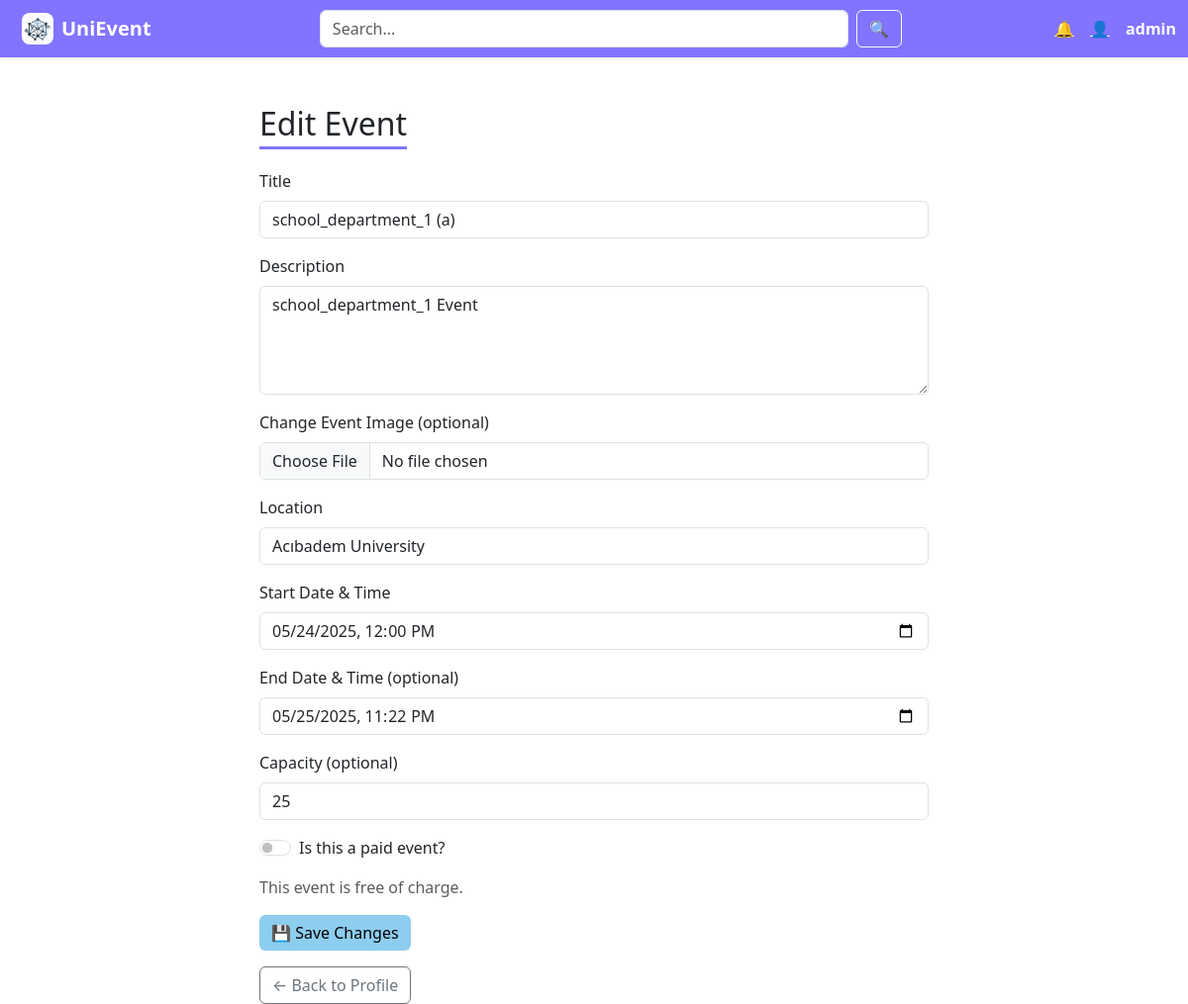
/events/34/edit/ (signed in), run on the app's committed database.
### unievent_event_app/models.py (models this page shows, shortened)
class Event(models.Model):
    title = models.CharField(max_length=200)
    description = models.TextField()
    location = models.CharField(max_length=200)
    start_datetime = models.DateTimeField()
    end_datetime = models.DateTimeField(blank=True, null=True)
    capacity = models.PositiveIntegerField(blank=True, null=True)
    image = models.ImageField(upload_to='event_images/', blank=True, null=True)
    is_paid = models.BooleanField(default=False)
    price = models.DecimalField(max_digits=8, decimal_places=2, blank=True, null=True)
    created_by = models.ForeignKey(User, on_delete=models.CASCADE)

### unievent_event_app/views.py (the view, shortened to what this page needs)
# urls.py: path('events/<int:event_id>/edit/', views.update_event, name='edit_event'),
@login_required
def update_event(request, event_id):
    event = get_object_or_404(Event, id=event_id)
    return render(request, 'edit_event.html', {'event': event})

### unievent_event_app/templates/edit_event.html (shortened to what this page needs)
{% load static %}
<!DOCTYPE html>
<html lang="en">
<head>
  <link href="https://cdn.jsdelivr.net/npm/bootstrap@5.3.0/dist/css/bootstrap.min.css" rel="stylesheet">
</head>
<body>
<nav class="navbar navbar-expand-lg navbar-custom shadow-sm">
  <div class="container-fluid">
    <a class="navbar-brand fw-bold d-flex align-items-center" href="/">
      <img src="{% static 'images/unievent_logo.jpg' %}" alt="Logo" width="32" height="32" class="me-2">
      UniEvent
    </a>
    <form method="get" action="{% url 'search' %}" class="d-flex mx-auto w-50">
      <input name="q" class="form-control me-2" type="search" placeholder="Search..." required>
      <button class="btn btn-outline-light" type="submit">🔍</button>
    </form>
    <div class="d-flex align-items-center">
      <a href="#" class="me-3 text-white">🔔</a>
      {% if user.is_authenticated %}
        <a href="/profile/" class="me-3 text-white">👤</a>
        <span class="text-white fw-bold">{{ user.username }}</span>
      {% else %}
        <a href="/accounts/login/" class="me-3 text-white">👤</a>
        <a class="btn btn-outline-light" href="/accounts/login/">Log in</a>
      {% endif %}
    </div>
  </div>
</nav>
<div class="container mt-5" style="max-width: 700px;">
  <h2 class="purple-underline">Edit Event</h2>
  <form method="post" enctype="multipart/form-data">
    <div class="mb-3">
      <label class="form-label">Title</label>
      <input type="text" name="title" class="form-control" value="{{ event.title }}" maxlength="100" required>
    </div>
    <div class="mb-3">
      <label class="form-label">Description</label>
      <textarea name="description" class="form-control" rows="4" required>{{ event.description }}</textarea>
    </div>
    <div class="mb-3">
      <label class="form-label">Change Event Image (optional)</label>
      <input type="file" name="image" class="form-control">
    </div>
    <div class="mb-3">
      <label class="form-label">Location</label>
      <input type="text" name="location" class="form-control" value="{{ event.location }}" required>
    </div>
    <div class="mb-3">
      <label class="form-label">Start Date & Time</label>
      <input type="datetime-local" name="start_datetime" class="form-control"
             value="{{ event.start_datetime|date:'Y-m-d\\TH:i' }}" required>
    </div>
    <div class="mb-3">
      <label class="form-label">End Date & Time (optional)</label>
      <input type="datetime-local" name="end_datetime" class="form-control"
             value="{{ event.end_datetime|date:'Y-m-d\\TH:i' }}">
    </div>
    <div class="mb-3">
      <label class="form-label">Capacity (optional)</label>
      <input type="number" name="capacity" class="form-control"
             value="{{ event.capacity }}" min="1">
    </div>
    <div class="form-check form-switch mb-3">
      <input class="form-check-input" type="checkbox" id="is_paid" name="is_paid"
             {% if event.is_paid %}checked{% endif %}>
      <label class="form-check-label" for="is_paid">Is this a paid event?</label>
    </div>
    <div class="mb-3 text-muted" id="free_text" style="display: none;">
      This event is free of charge.
    </div>
    <button type="submit" class="btn btn-submit">💾 Save Changes</button>
  </form>
  <a href="{% url 'profile' %}" class="btn btn-outline-secondary mt-3">← Back to Profile</a>
</div>
</body>
</html>

### unievent_event_app/templates/edit_event.html (style rules this page uses)
.navbar-custom { background-color: #8274FF !important; }
.navbar-custom .navbar-brand { color: white !important; margin-left: 10px; }
.navbar-custom .navbar-brand img { border-radius: 8px; }
.purple-underline { border-bottom: 3px solid #8274FF; display: inline-block; padding-bottom: 4px; margin-bottom: 20px; }
.btn-submit { background-color: #8DCDEE; color: #000; border: none; }

### data on the page
Event: title "school_department_1 (a)", description "school_department_1 Event", location "Acıbadem University", start_datetime "05/24/2025 12:00", end_datetime "05/25/2025 23:22", capacity "25"

### other printed values
{{ user.username }} "admin"
